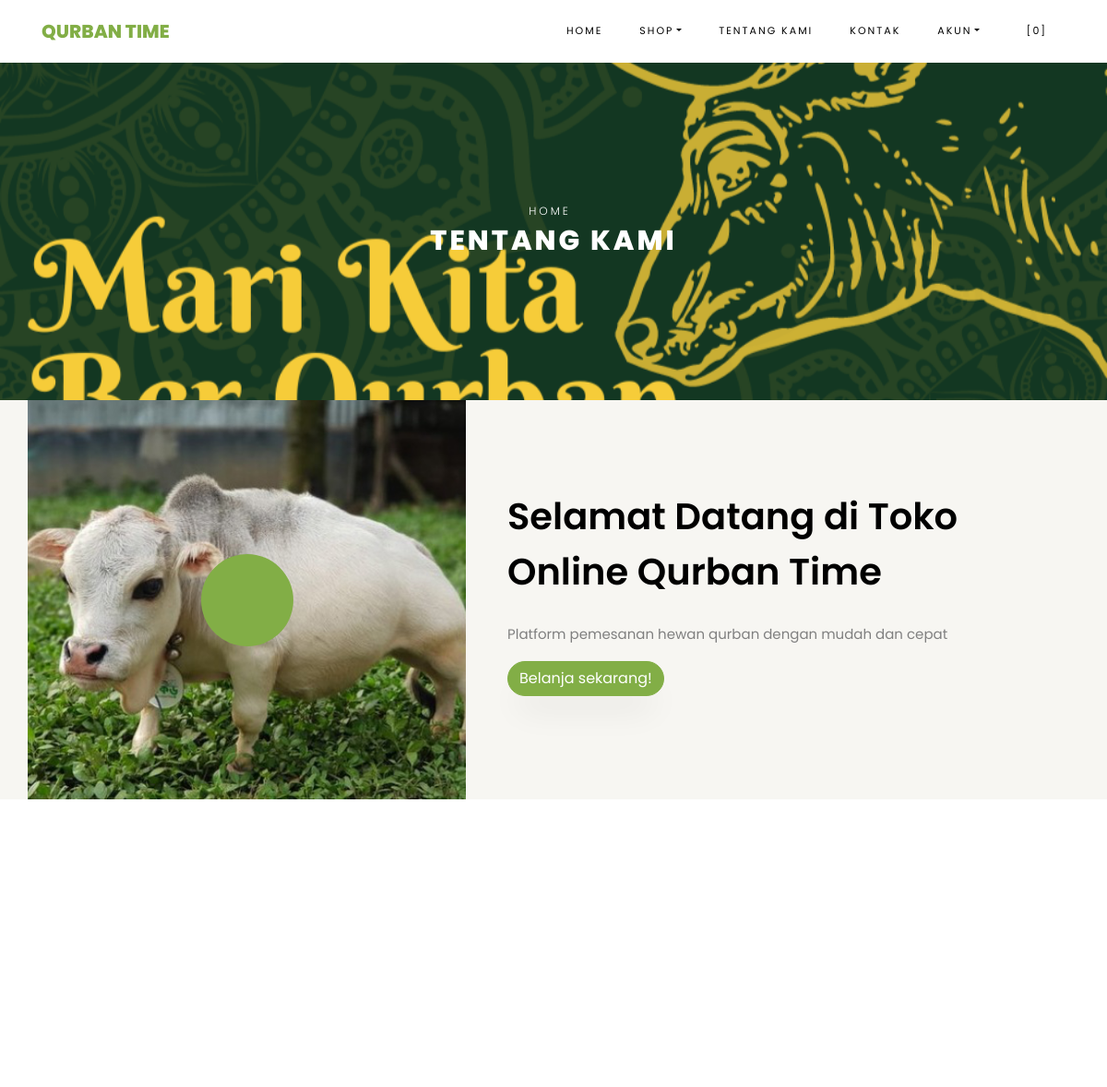
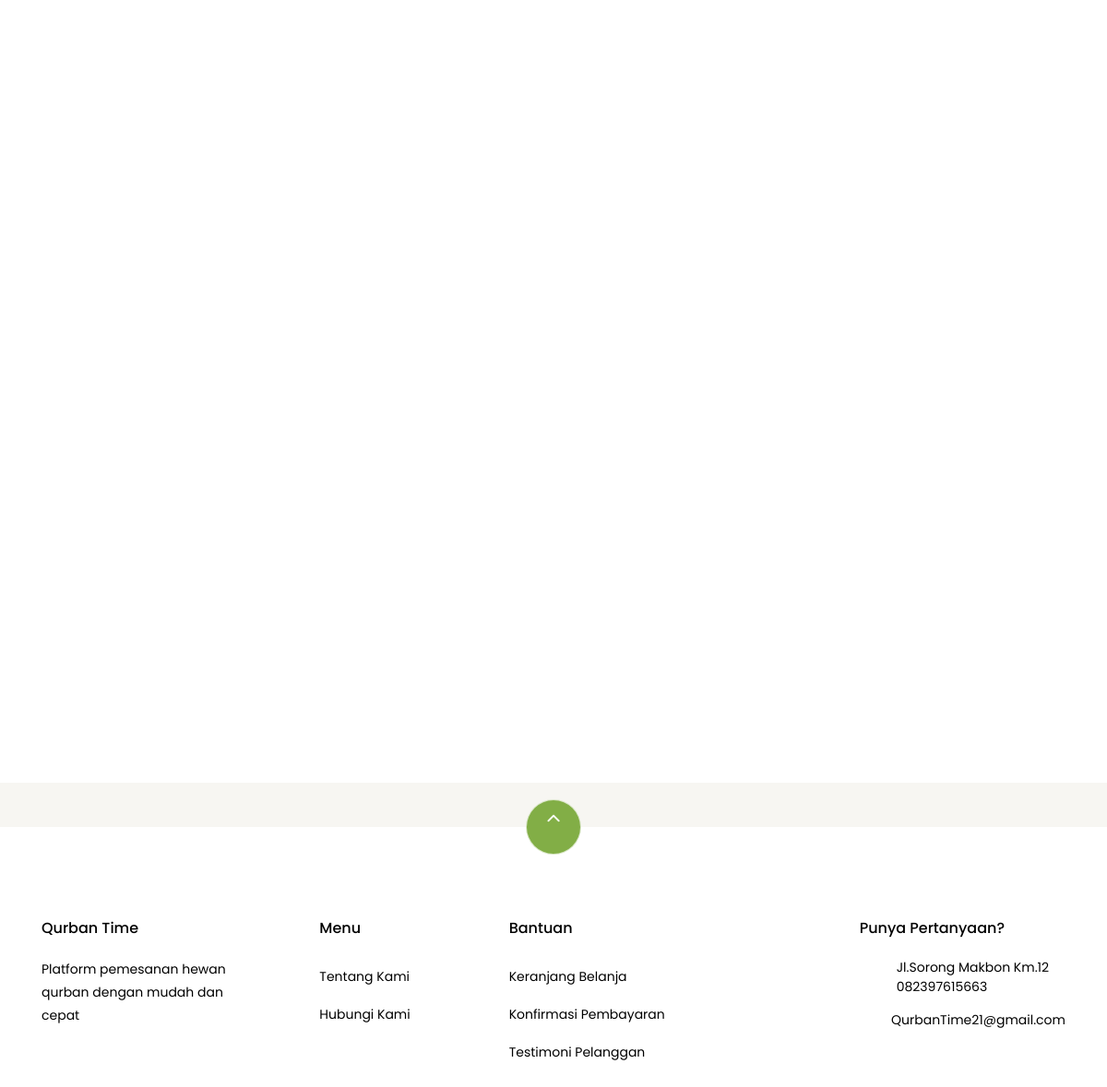
Page /index.php/pages/about on the committed database (2 pictures, top to bottom).
### tables this page shows
CREATE TABLE `settings` (
  `id` int(10) NOT NULL,
  `key` varchar(255) NOT NULL,
  `content` text NOT NULL
);

### application/helpers/themes_helper.php (called while the page is built, shortened)
<?php
if ( ! function_exists('get_theme_name'))
{
    function get_theme_name() {
        $current_theme = get_settings('current_theme_name');
        return ($current_theme) ? $current_theme : false;
    }
}
if ( ! function_exists('get_template_part'))
{
    function get_template_part($file_name = null, $params = array()) {
        if ($file_name !== '') {
            $current_theme = get_theme_name();
            if ( file_exists($file_location = VIEWPATH .'themes/'. $current_theme .'/'. $file_name .'.php')) {
                $CI =& get_instance();
                $CI->load->view('themes/'. $current_theme .'/'. $file_name, $params);
            }
            else {
                echo '<div>Kesalahan: berkas tema <b>'. $file_name .'.php</b> tidak ditemukan.<br>Lokasi berkas: <b>'. $file_location .'</b></div>';
            }
        }
    }
}
if ( ! function_exists('get_header'))
{
    function get_header($params = null, $section = '', $current_section = '') {
        $load_params = array();
        if ( is_null($params)) {
            $load_params['title'] = get_settings('site_name');
        }
        else if ( is_string($params)) {
            $load_params['title'] = $params;
        }
        $load_params['sidebar_section'] = $section;
        $load_params['current_section'] = $current_section;
        get_template_part('header', $load_params);
    }
}
if ( ! function_exists('get_footer'))
{
    function get_footer($params = array()) {
        get_template_part('footer', $params);
    }
}
if ( ! function_exists('get_theme_uri'))
{
    function get_theme_uri($file_name = null, $theme_name = NULL)
    {
        $theme_name = ($theme_name == NULL) ? get_theme_name() : $theme_name;
        return is_null($file_name) ? base_url('assets/themes/'. $theme_name .'/') : base_url('assets/themes/'. $theme_name .'/'. $file_name) ;
    }
}

### application/controllers/Pages.php (called while the page is built, shortened)
<?php
class Pages extends CI_Controller {
    public function about()
    {
        $params['reviews'] = $this->review->get_all_reviews();
        get_header(get_store_name());
        get_template_part('pages/about', $params);
        get_footer();
    }
}

### index.php (called while the page is built, shortened)
<?php
require_once BASEPATH . 'core/CodeIgniter.php';

### application/helpers/global_helper.php (called while the page is built, shortened)
<?php
if (!function_exists('get_settings')) {
    function get_settings($key = '')
    {
        $CI = &get_instance();
        $row = $CI->db
            ->select('content')
            ->where('key', $key)
            ->get('settings')
            ->row();
        return $row->content;
    }
}
if (!function_exists('get_store_name')) {
    function get_store_name()
    {
        return get_settings('store_name');
    }
}

### application/helpers/session_helper.php (called while the page is built, shortened)
<?php
if (!function_exists('init')) {
    function init()
    {
        $CI = &get_instance();
        return $CI;
    }
}
if (!function_exists('session_data')) {
    function session_data()
    {
        $CI = init();
        $read_session_in_cookie = get_cookie('__ACTIVE_SESSION_DATA');
        $read_session_in_session = $CI->session->userdata('__ACTIVE_SESSION_DATA');
        if ($read_session_in_cookie) {
            $read_data = $CI->encryption->decrypt($read_session_in_cookie);
            $read_data = json_decode($read_data);
            return $read_data;
        } else if ($read_session_in_session) {
            $read_data = $CI->encryption->decrypt($read_session_in_session);
            $read_data = json_decode($read_data);
            return $read_data;
        } else {
            $default_session = new stdClass();
            $default_session->is_login = FALSE;
            $default_session->user_id = 0;
            $default_session->login_at = 0;
            $default_session->remember_me = FALSE;
            return $default_session;
        }
    }
}

### application/views/themes/qurbans/pages/about.php (the view, shortened to what this page needs)
<div class="hero-wrap hero-bread" style="background-image: url('<?php echo get_theme_uri('images/bg_1.png'); ?>');">
    <div class="container">
      <div class="row no-gutters slider-text align-items-center justify-content-center">
        <div class="col-md-9 ftco-animate text-center">
            <p class="breadcrumbs"><span class="mr-2"><?php echo anchor(base_url(), 'Home'); ?></span> <span></span></p>
          <h1 class="mb-0 bread">Tentang Kami</h4>
        </div>
      </div>
    </div>
  </div>
  <section class="ftco-section ftco-no-pb ftco-no-pt bg-light">
          <div class="container">
              <div class="row">
                  <div class="col-md-5 p-md-5 img img-2 d-flex justify-content-center align-items-center" style="background-image: url(<?php echo get_theme_uri('images/aboutss.png'); ?>);">
                      <a href="https://vimeo.com/45830194" class="icon popup-vimeo d-flex justify-content-center align-items-center">
                          <span class="icon-play"></span>
                      </a>
                  </div>
                  <div class="col-md-7 py-5 wrap-about pb-md-5 ftco-animate">
            <div class="heading-section-bold mb-4 mt-md-5">
                <div class="ml-md-0">
                  <h2 class="mb-4">Selamat Datang di Toko Online <?php echo get_store_name(); ?></h2>
              </div>
            </div>
            <div class="pb-md-5">
                <p><?php echo get_settings('store_description'); ?></p>
                          <p><a href="<?php echo site_url('#products'); ?>" class="btn btn-primary">Belanja sekarang!</a></p>
                      </div>
                  </div>
              </div>
          </div>
      </section>
      <section class="ftco-section testimony-section">
    <div class="container">
      <div class="row justify-content-center mb-5 pb-3">
      </div>
    </div>
  </section>
<section class="ftco-section">
      <div class="container">
          <div class="row no-gutters ftco-services">
  </div>
      </div>
  </section>

### application/views/themes/qurbans/header.php (shortened to what this page needs)
?><!DOCTYPE html>
<html lang="en">
  <head>
    <link rel="stylesheet" href="<?php echo get_theme_uri('css/open-iconic-bootstrap.min.css'); ?>">
    <link rel="stylesheet" href="<?php echo get_theme_uri('css/animate.css'); ?>">
    <link rel="stylesheet" href="<?php echo get_theme_uri('css/owl.carousel.min.css'); ?>">
    <link rel="stylesheet" href="<?php echo get_theme_uri('css/owl.theme.default.min.css'); ?>">
    <link rel="stylesheet" href="<?php echo get_theme_uri('css/magnific-popup.css'); ?>">
    <link rel="stylesheet" href="<?php echo get_theme_uri('css/aos.css'); ?>">
	<link rel="stylesheet" href="<?php echo get_theme_uri('css/ionicons.min.css'); ?>">
	<link rel="stylesheet" href="<?php echo get_theme_uri('js/plugins/@fortawesome/fontawesome-free/css/all.min.css', 'argon'); ?>">
    <link rel="stylesheet" href="<?php echo get_theme_uri('css/bootstrap-datepicker.css'); ?>">
    <link rel="stylesheet" href="<?php echo get_theme_uri('css/jquery.timepicker.css'); ?>">
    <link rel="stylesheet" href="<?php echo get_theme_uri('css/flaticon.css'); ?>">
    <link rel="stylesheet" href="<?php echo get_theme_uri('css/icomoon.css'); ?>">
	<link rel="stylesheet" href="<?php echo get_theme_uri('css/style.css'); ?>">
	<link rel="stylesheet" href="<?php echo base_url('assets/plugins/toastr/toastr.min.css'); ?>">
  </head>
    <nav class="navbar navbar-expand-lg navbar-dark ftco_navbar bg-dark ftco-navbar-light" id="ftco-navbar">
	    <div class="container">
	      <a class="navbar-brand" href="<?php echo base_url(); ?>"><?php echo get_store_name(); ?></a>
	      <div class="collapse navbar-collapse" id="ftco-nav">
	        <ul class="navbar-nav ml-auto">
	          <li class="nav-item active"><a href="<?php echo base_url(); ?>" class="nav-link">Home</a></li>
	          <li class="nav-item dropdown">
              <a class="nav-link dropdown-toggle" href="#" id="dropdown04" data-toggle="dropdown" aria-haspopup="true" aria-expanded="false">Shop</a>
            </li>
	          <li class="nav-item"><a href="<?php echo site_url('pages/about'); ?>" class="nav-link">Tentang Kami</a></li>
              <li class="nav-item"><a href="<?php echo site_url('pages/contact'); ?>" class="nav-link">Kontak</a></li>
              <li class="nav-item dropdown">
              <a class="nav-link dropdown-toggle" href="#" id="dropdown05" data-toggle="dropdown" aria-haspopup="true" aria-expanded="false">Akun</a>
            </li>
	          <li class="nav-item cta cta-colored"><a href="<?php echo site_url('shop/cart'); ?>" class="nav-link"><span class="icon-shopping_cart"></span>[<span class="cart-item-total">0</span>]</a></li>
	        </ul>
	      </div>
	    </div>
	  </nav>

### application/views/themes/qurbans/footer.php (shortened to what this page needs)
<section class="ftco-section ftco-no-pt ftco-no-pb py-5 bg-light">
    <div class="container py-4">
    </div>
  </section>
  <footer class="ftco-footer ftco-section">
    <div class="container">
        <div class="row">
            <div class="mouse">
                      <a href="#" class="mouse-icon">
                          <div class="mouse-wheel"><span class="ion-ios-arrow-up"></span></div>
                      </a>
                  </div>
        </div>
      <div class="row mb-5">
        <div class="col-md">
          <div class="ftco-footer-widget mb-4">
            <h2 class="ftco-heading-2"><?php echo get_store_name(); ?></h2>
            <p><?php echo get_settings('store_description'); ?></p>
          </div>
        </div>
        <div class="col-md">
          <div class="ftco-footer-widget mb-4 ml-md-5">
            <h2 class="ftco-heading-2">Menu</Menu></h2>
            <ul class="list-unstyled">
              <li><a href="<?php echo site_url('pages/about'); ?>" class="py-2 d-block">Tentang Kami</a></li>
              <li><a href="<?php echo site_url('pages/contact'); ?>" class="py-2 d-block">Hubungi Kami</a></li>
            </ul>
          </div>
        </div>
        <div class="col-md-4">
           <div class="ftco-footer-widget mb-4">
            <h2 class="ftco-heading-2">Bantuan</h2>
            <div class="d-flex">
                <ul class="list-unstyled mr-l-5 pr-l-3 mr-4">
                  <li><a href="<?php echo site_url('shop/cart'); ?>" class="py-2 d-block">Keranjang Belanja</a></li>
                  <li><a href="<?php echo site_url('customer/payments/confirm'); ?>" class="py-2 d-block">Konfirmasi Pembayaran</a></li>
                  <li><a href="<?php echo site_url('pages/about'); ?>" class="py-2 d-block">Testimoni Pelanggan</a></li>
                </ul>
              </div>
          </div>
        </div>
        <div class="col-md">
          <div class="ftco-footer-widget mb-4">
              <h2 class="ftco-heading-2">Punya Pertanyaan?</h2>
              <div class="block-23 mb-3">
                <ul>
                  <li><span class="icon icon-map-marker"></span><span class="text"><?php echo get_settings('store_address'); ?></span></a></li>
                  <li><a href="#"><span class="icon icon-phone"></span><span class="text"><?php echo get_settings('store_phone_number'); ?></span></a></li>
                  <li><a href="#"><span class="icon icon-envelope"></span><span class="text"><?php echo get_settings('store_email'); ?></span></a></li>
                </ul>
              </div>
          </div>
        </div>
      </div>
  </footer>
</body>
</html>

### assets/themes/qurbans/css/icomoon.css (style rules this page uses)
[class^="icon-"], [class*=" icon-"] { font-family: 'icomoon' !important; speak: none; font-style: normal; font-weight: normal; font-variant: normal; text-transform: none; line-height: 1; -webkit-font-smoothing: antialiased; -moz-osx-font-smoothing: grayscale; }
.icon-map-marker:before { content: "\f041"; }
.icon-play:before { content: "\f04b"; }
.icon-phone:before { content: "\f095"; }
.icon-envelope:before { content: "\f0e0"; }
.icon-shopping_cart:before { content: "\e8cc"; }

### rows in the picture
settings: content "QURBAN TIME", content "Qurban Time"
settings: content (picture)
settings: content "Platform pemesanan hewan qurban dengan mudah dan cepat"
settings: content "Jl.Sorong Makbon Km.12"
settings: content "082397615663"
settings: content "QurbanTime21@gmail.com"

### other values in the picture
anchor(base_url(), 'Home') "HOME"
